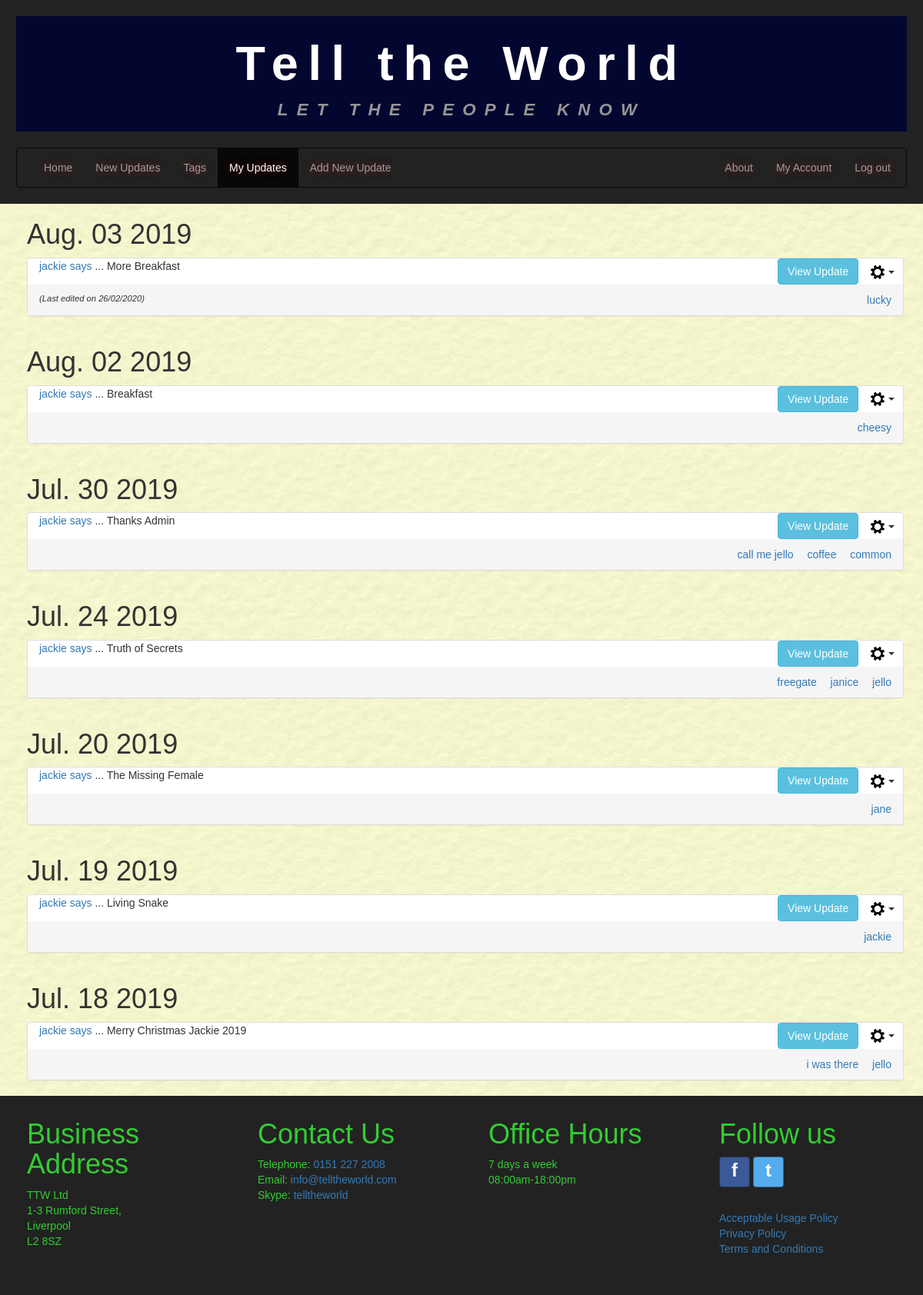
Screenshot of /myupdates/ (signed in) with the database file from the repository.
### tellings/models.py (models this page shows, shortened)
class UserPost(models.Model):
    postID = models.AutoField(primary_key=True, db_column='postID')
    user = models.ForeignKey(settings.AUTH_USER_MODEL, on_delete=models.CASCADE,
                             db_column='user')
    dateOfPost = models.DateTimeField()
    postTitle = models.CharField(max_length=35, unique=True)
    postText = models.CharField(max_length=255)
    dateOfEdit = models.DateTimeField(null=True, blank=True)
    @property
    def post_tags(self):
        tagmaps = Tagmap.objects.filter(postID=self.postID)
        tagList = sorted([tag.tagID.tagName for tag in tagmaps])
        return tagList
    class Meta:
        verbose_name = "UserPost"
        verbose_name_plural = "UserPosts"

class Tag(models.Model):
    tagID = models.AutoField(primary_key=True, db_column='tagID')
    tagName = models.CharField(max_length=15)
    class Meta:
        ordering = ['tagName']
        verbose_name = "Tag"
        verbose_name_plural = "Tags"

### tellings/views.py (the view)
# urls.py: path('myupdates/', MyUpdatesListView.as_view(), name='myupdates'),
class MyUpdatesListView(LoginRequiredMixin, generic.ListView):
    model = UserPost
    template_name = "tellings/myupdates_list.html"
    paginate_by = 10
    http_method_names = ['get', 'post']
    def get_queryset(self):
        user_id = self.request.user.id
        tagName_val = False
        qs = super().get_queryset()
        if self.request.method == 'GET' and 'tagName' in self.request.GET:
            tagName_val = self.request.GET.get('tagName', False)
        if tagName_val:  # get posts for current user filtered by tagname
            try:
                tagID = Tag.objects.get(tagName=tagName_val).tagID
                tagmaps = Tagmap.objects.filter(tagID=tagID)
                postList = [tm.postID.postID for tm in tagmaps]
                qs = qs.filter(postID__in=postList).filter(user=user_id).order_by('-dateOfPost')
            except:
                qs = qs.filter(user=user_id).order_by('-dateOfPost')
        else:   # get all posts for current user
            qs = qs.filter(user=user_id).order_by('-dateOfPost')
        return qs
    def get_context_data(self, **kwargs):
        context = super(MyUpdatesListView, self).get_context_data(**kwargs)
        current_username = user_id = self.request.user.username
        if self.request.method == 'GET' and 'tagName' in self.request.GET:
            context['tagName'] = self.request.GET.get('tagName', '')
        context['current_username'] = current_username
        return context

### tellings/templates/tellings/myupdates_list.html (shortened to what this page needs)
{% extends 'tellings/base.html' %}
{% block content %}
  <div class="container-fluid main-content">
    <div class="container currentUserUpdates" id="userUpdates">
        {% if userpost_list %}
        {% load static %}
        {% regroup userpost_list by dateOfPost|date:"M. d Y" as ordered_post_list %}
        {% for mypost in ordered_post_list %}
        <div class="row">
          <h1>{{ mypost.grouper }}</h1>
          <div class="panel-group">
            {% for item in mypost.list %}
              <div class="panel panel-default" id="panel_post_{{ item.postID }}">
                <div class="panel-header">
                  <div class="col-sm-8 panel-postTitle">
                    <p><a href="{% url 'tellings:myupdates' %}" name="{{ item.user }}">
                       {{ item.user }} says</a> ... {{ item.postTitle }}</p>
                  </div>
                  <div class="col-sm-4 align-panel-text-right">
                    <button class="btn btn-info collapse_btn" data-toggle="collapse" data-target="#collapse{{ item.postID }}">View Update</button>
                    {% if current_username %}
                      {% if item.user.username == current_username %}
                        <div class="btn-group">
                            <button type="button" class="btn dropdown-toggle post-cog-btn" data-toggle="dropdown" aria-haspopup="true" aria-expanded="false">
                              <img src="{% static 'tellings/imgs/settings_cog.png' %}" alt="">
                              <span class = "caret"></span>
                            </button>
                        </div>
                      {% endif %}
                    {% endif %}
                  </div>
                </div>
                <div class="panel-footer align_between">
                  <span class="align-panel-footer-text-left last-edited-text">
                    {% if item.dateOfEdit %}
                    (Last edited on {{ item.dateOfEdit|date:"d/m/Y" }})
                    {% else %}
                      &nbsp;
                    {% endif %}
                  </span>
                  <span class="align-panel-footer-text-right">
                  {% for tag in item.post_tags %}
                    <a class="tagLink" href="{% url 'tellings:myupdates' %}?tagName={{ tag }}" name="{{ tag }}">{{ tag }}</a>
                  {% endfor %}
                  </span>
                </div>
              </div>
            {% endfor %}
          </div>
        </div>
        {% endfor %}
        {% else %}
        <div class="row white-inner-container">
          <br />
          <p>No results found.</p>
        </div>
        {% endif %}
    </div>
  </div>
{% endblock %}

### tellings/static/tellings/css/style.css (style rules this page uses)
* { font-family: Arial, Helvetica, sans-serif; margin: 0; padding: 0; color: #333; }
body { background-image: url('../imgs/bgimage.jpg'); }
.container-fluid { margin: 0em; padding-left: 20px; padding-right: 20px; }
.main-content { min-height: 550px; }
.row { margin: 0em; }
.align_between { display: flex; justify-content: space-between; }
.align-panel-text-right { text-align: right; padding-right: 0em; }
.align-panel-footer-text-left { text-align: left; }
.align-panel-footer-text-right { text-align: right; }
.align-panel-footer-text-right a { white-space: nowrap; }
.tagLink { padding-left: 1em; }
.post-cog-btn { padding: 0em 10px 0em 10px; background-color: white; }
.last-edited-text { font-size: 0.8em; font-style: italic; }

### rows the page displays
UserPost: user "jackie", postTitle "More Breakfast", dateOfEdit "26/02/2020"
Tag: post_tags "lucky"
UserPost: user "jackie", postTitle "Breakfast"
Tag: post_tags "cheesy"
UserPost: user "jackie", postTitle "Thanks Admin"
Tag: post_tags "call me jello"
Tag: post_tags "coffee"
Tag: post_tags "common"
UserPost: user "jackie", postTitle "Truth of Secrets"
Tag: post_tags "freegate"
Tag: post_tags "janice"
Tag: post_tags "jello" "jello"
UserPost: user "jackie", postTitle "The Missing Female"
Tag: post_tags "jane"
UserPost: user "jackie", postTitle "Living Snake"
Tag: post_tags "jackie"
UserPost: user "jackie", postTitle "Merry Christmas Jackie 2019"
Tag: post_tags "i was there"

### other values shown
{{ mypost.grouper }} "Aug. 03 2019" "Aug. 02 2019" "Jul. 30 2019" "Jul. 24 2019" "Jul. 20 2019" "Jul. 19 2019" "Jul. 18 2019"
